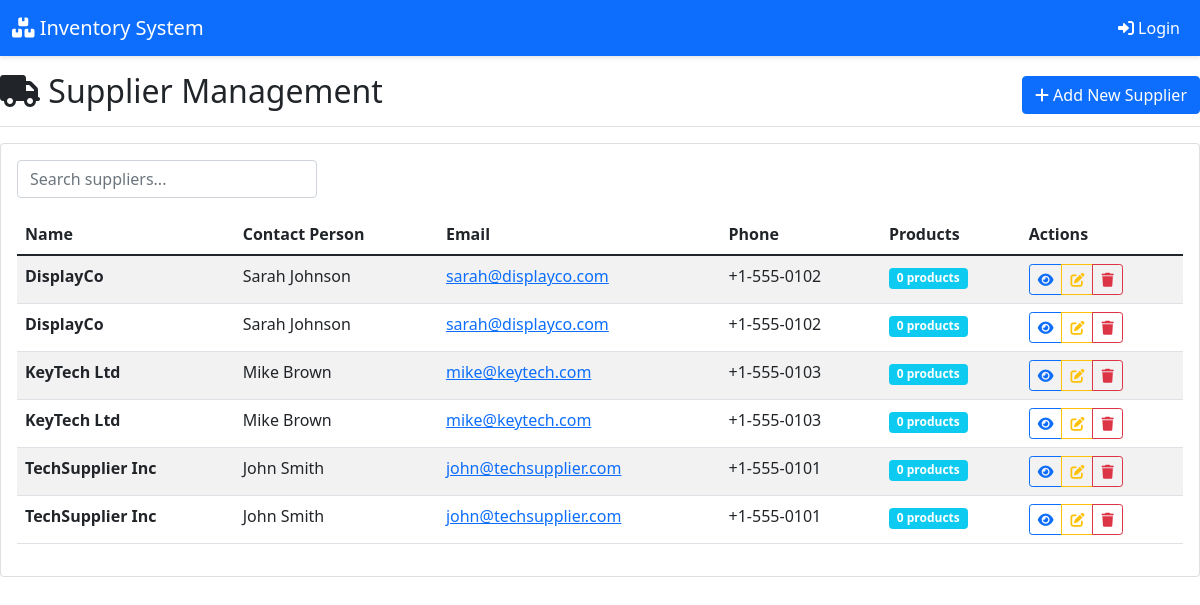
Before: /suppliers/view_suppliers.php with the older database file.
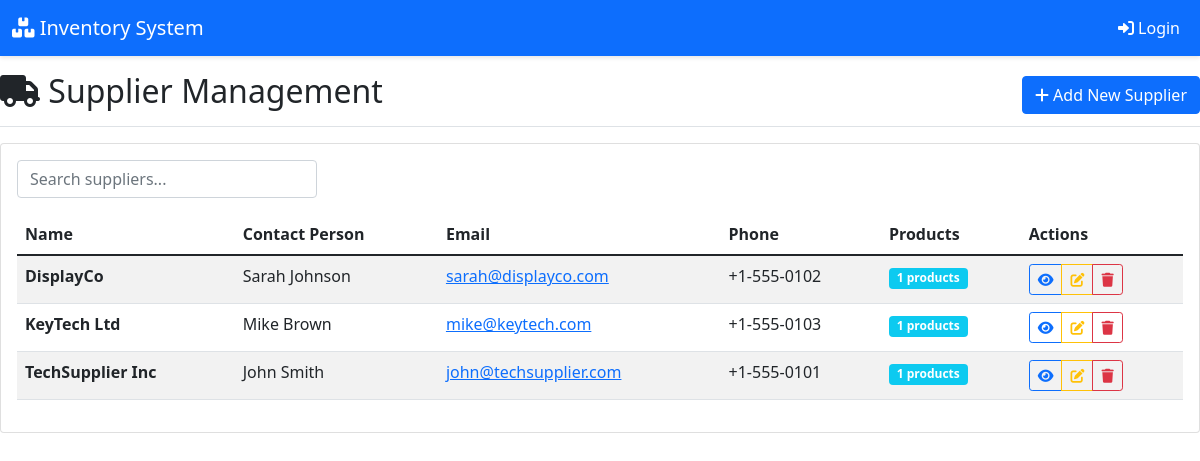
After: the same page with the newer database file.
### tables this page shows
CREATE TABLE IF NOT EXISTS suppliers (
    id INT AUTO_INCREMENT PRIMARY KEY,
    name VARCHAR(255) NOT NULL,
    contact_person VARCHAR(255),
    email VARCHAR(255),
    phone VARCHAR(50),
    address TEXT,
    website VARCHAR(255),
    payment_terms VARCHAR(100),
    notes TEXT,
    is_active BOOLEAN DEFAULT TRUE,
    created_at TIMESTAMP DEFAULT CURRENT_TIMESTAMP,
    updated_at TIMESTAMP DEFAULT CURRENT_TIMESTAMP ON UPDATE CURRENT_TIMESTAMP
);

### config/auth.php (called while the page is built, shortened)
<?php
class Auth {
    public static function isLoggedIn() {
        return isset($_SESSION['logged_in']) && $_SESSION['logged_in'] === true;
    }
}
?>

### models/Supplier.php (called while the page is built, shortened)
<?php
class Supplier {
    private $conn;
    private $table_name = "suppliers";
    public function __construct($db) {
        $this->conn = $db;
    }
    public function read() {
        $query = "SELECT * FROM " . $this->table_name . "
                  WHERE is_active = 1
                  ORDER BY name ASC";
        $stmt = $this->conn->prepare($query);
        $stmt->execute();
        return $stmt;
    }
}
?>

### suppliers/view_suppliers.php (the view, shortened to what this page needs)
<?php
require_once "../models/Supplier.php";
$database = new Database();
$db = $database->getConnection();
$supplier = new Supplier($db);
$suppliers = $supplier->read()->fetchAll(PDO::FETCH_ASSOC);
require_once "../includes/header.php";
?>
<div class="d-flex justify-content-between flex-wrap flex-md-nowrap align-items-center pt-3 pb-2 mb-3 border-bottom">
    <h1 class="h2"><i class="fas fa-truck"></i> Supplier Management</h1>
    <div class="btn-toolbar mb-2 mb-md-0">
        <a href="add_supplier.php" class="btn btn-primary">
            <i class="fas fa-plus"></i> Add New Supplier
        </a>
    </div>
</div>
<div class="card">
    <div class="card-body">
        <?php if ($suppliers): ?>
            <div class="table-responsive">
                <table class="table table-striped table-hover" id="suppliersTable">
                    <thead>
                        <tr>
                            <th>Name</th>
                            <th>Contact Person</th>
                            <th>Email</th>
                            <th>Phone</th>
                            <th>Products</th>
                            <th>Actions</th>
                        </tr>
                    </thead>
                    <tbody>
                        <?php foreach ($suppliers as $supplier):
                            $product_count_query = "SELECT COUNT(*) as count FROM products WHERE supplier_id = ?";
                            $product_count_stmt = $db->prepare($product_count_query);
                            $product_count_stmt->execute([$supplier['id']]);
                            $product_count = $product_count_stmt->fetch(PDO::FETCH_ASSOC)['count'];
                        ?>
                        <tr>
                            <td>
                                <strong><?php echo htmlspecialchars($supplier['name']); ?></strong>
                            </td>
                            <td><?php echo htmlspecialchars($supplier['contact_person']); ?></td>
                            <td>
                                <?php if ($supplier['email']): ?>
                                    <a href="mailto:<?php echo $supplier['email']; ?>">
                                        <?php echo htmlspecialchars($supplier['email']); ?>
                                    </a>
                                <?php endif; ?>
                            </td>
                            <td><?php echo htmlspecialchars($supplier['phone']); ?></td>
                            <td>
                                <span class="badge bg-info"><?php echo $product_count; ?> products</span>
                            </td>
                            <td>
                                <div class="btn-group btn-group-sm">
                                    <a href="view_supplier.php?id=<?php echo $supplier['id']; ?>"
                                       class="btn btn-outline-primary" title="View Details">
                                        <i class="fas fa-eye"></i>
                                    </a>
                                    <a href="edit_supplier.php?id=<?php echo $supplier['id']; ?>"
                                       class="btn btn-outline-warning" title="Edit">
                                        <i class="fas fa-edit"></i>
                                    </a>
                                    <a href="?delete_id=<?php echo $supplier['id']; ?>"
                                       class="btn btn-outline-danger"
                                       onclick="return confirm('Delete <?php echo addslashes($supplier['name']); ?>?')"
                                       title="Delete">
                                        <i class="fas fa-trash"></i>
                                    </a>
                                </div>
                            </td>
                        </tr>
                        <?php endforeach; ?>
                    </tbody>
                </table>
            </div>
        <?php endif; ?>
    </div>
</div>
<?php require_once "../includes/footer.php"; ?>

### includes/header.php (shortened to what this page needs)
<?php
$base_path = './';
require_once $base_path . "config/auth.php";
?>
<!DOCTYPE html>
<html lang="en">
<head>
    <link href="https://cdn.jsdelivr.net/npm/bootstrap@5.1.3/dist/css/bootstrap.min.css" rel="stylesheet">
    <link href="https://cdnjs.cloudflare.com/ajax/libs/font-awesome/6.0.0/css/all.min.css" rel="stylesheet">
</head>
<body>
    <nav class="navbar navbar-expand-lg navbar-dark bg-primary">
        <div class="container-fluid">
            <a class="navbar-brand" href="<?php echo $base_path; ?>index.php">
                <i class="fas fa-boxes"></i> Inventory System
            </a>
            <div class="navbar-nav ms-auto">
                <?php if (Auth::isLoggedIn()):
                    $current_user = Auth::getCurrentUser();
                ?>
                <div class="dropdown">
                    <a class="nav-link dropdown-toggle text-white" href="#" role="button"
                       data-bs-toggle="dropdown" aria-expanded="false">
                        <i class="fas fa-user-circle"></i>
                        <?php echo $current_user['full_name']; ?>
                    </a>
                    <ul class="dropdown-menu dropdown-menu-end">
                        <li><span class="dropdown-item-text user-role">
                            Role: <?php echo ucfirst($current_user['role']); ?>
                        </span></li>
                        <li><hr class="dropdown-divider"></li>
                        <li><a class="dropdown-item" href="<?php echo $base_path; ?>users/profile.php">
                            <i class="fas fa-user"></i> My Profile
                        </a></li>
                        <?php if ($current_user['role'] == 'admin'): ?>
                        <li><a class="dropdown-item" href="<?php echo $base_path; ?>users/view_users.php">
                            <i class="fas fa-users"></i> Manage Users
                        </a></li>
                        <?php endif; ?>
                        <li><hr class="dropdown-divider"></li>
                        <li><a class="dropdown-item text-danger" href="<?php echo $base_path; ?>logout.php">
                            <i class="fas fa-sign-out-alt"></i> Logout
                        </a></li>
                    </ul>
                </div>
                <?php else: ?>
                <a class="nav-link text-white" href="<?php echo $base_path; ?>login.php">
                    <i class="fas fa-sign-in-alt"></i> Login
                </a>
                <?php endif; ?>
            </div>
        </div>
    </nav>

### includes/footer.php (shortened to what this page needs)
</body>
</html>

### includes/header.php (style rules this page uses)
.card { transition: transform 0.2s; }
.navbar { box-shadow: 0 2px 4px rgba(0,0,0,.1); }

Changed rows visible on the page:
removed suppliers: name "DisplayCo", contact_person "Sarah Johnson", email "sarah@displayco.com", phone "+1-555-0102", product_count "0"
removed suppliers: name "KeyTech Ltd", contact_person "Mike Brown", email "mike@keytech.com", phone "+1-555-0103", product_count "0"
removed suppliers: name "TechSupplier Inc", contact_person "John Smith", email "john@techsupplier.com", phone "+1-555-0101", product_count "0"
changed suppliers "DisplayCo": product_count "0" → "1"
changed suppliers "KeyTech Ltd": product_count "0" → "1"
changed suppliers "TechSupplier Inc": product_count "0" → "1"
